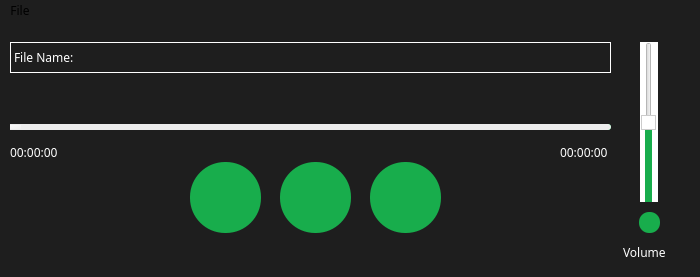
<?xml version="1.0" encoding="UTF-8"?>
<ui version="4.0">
 <class>MainWindow</class>
 <widget class="QMainWindow" name="MainWindow">
  <property name="geometry">
   <rect>
    <x>0</x>
    <y>0</y>
    <width>700</width>
    <height>277</height>
   </rect>
  </property>
  <property name="windowTitle">
   <string>MainWindow</string>
  </property>
  <property name="autoFillBackground">
   <bool>false</bool>
  </property>
  <property name="styleSheet">
   <string notr="true">background-color: rgb(30, 30, 30);</string>
  </property>
  <widget class="QWidget" name="centralwidget">
   <widget class="QLabel" name="label">
    <property name="geometry">
     <rect>
      <x>10</x>
      <y>20</y>
      <width>601</width>
      <height>31</height>
     </rect>
    </property>
    <property name="font">
     <font>
      <family>Copperplate Gothic Bold</family>
     </font>
    </property>
    <property name="styleSheet">
     <string notr="true">color:rgb(255,255,255);</string>
    </property>
    <property name="frameShape">
     <enum>QFrame::Box</enum>
    </property>
    <property name="text">
     <string>File Name:</string>
    </property>
   </widget>
   <widget class="QSlider" name="Seek">
    <property name="geometry">
     <rect>
      <x>10</x>
      <y>90</y>
      <width>601</width>
      <height>31</height>
     </rect>
    </property>
    <property name="styleSheet">
     <string notr="true">QSlider::groove:horizontal {
    background: #1ED760;  /* Set your desired background color for the groove */
    height: 6px;
    border-radius: 3px;
}

QSlider::handle:horizontal {
    background: qlineargradient(x1:0, y1:0, x2:1, y2:1, stop:0 #FFFFFF, stop:1 #EDEDED);  /* Set your desired background color for the handle */
    width: 15px;
    height: 15px;
    margin-left: -5px;
    margin-right: -5px;
    border-radius: 7.5px;
    border: 1px solid #EDEDED; /* Border color for a more defined look */
    box-shadow: 0 2px 5px rgba(0, 0, 0, 0.3); /* Shadow effect */
}

QSlider::add-page:horizontal {
    background: #EDEDED;  /* Set your desired background color for the increased volume part */
    border-radius: 3px;
}

QSlider::sub-page:horizontal {
    background: #1ED760;  /* Set the same background color as the groove for the rest of the slider */
    border-radius: 3px;
    margin-right: -1px;  /* Adjust the margin to ensure the transition between colors is smooth */
}
</string>
    </property>
    <property name="maximum">
     <number>100</number>
    </property>
    <property name="orientation">
     <enum>Qt::Horizontal</enum>
    </property>
   </widget>
   <widget class="QPushButton" name="pushButton_PlayPause">
    <property name="geometry">
     <rect>
      <x>280</x>
      <y>140</y>
      <width>71</width>
      <height>71</height>
     </rect>
    </property>
    <property name="styleSheet">
     <string notr="true">QPushButton
{
border-radius:35px;
color:rgb(255,255,255);
background-color: rgb(24, 173, 76);
padding:0px
}
QPushButton:Hover
{
background-color:rgb(44,193,96);
}</string>
    </property>
    <property name="text">
     <string/>
    </property>
   </widget>
   <widget class="QLabel" name="label_2">
    <property name="geometry">
     <rect>
      <x>10</x>
      <y>120</y>
      <width>63</width>
      <height>20</height>
     </rect>
    </property>
    <property name="font">
     <font>
      <family>Copperplate Gothic Bold</family>
     </font>
    </property>
    <property name="styleSheet">
     <string notr="true">color:rgb(255,255,255);</string>
    </property>
    <property name="text">
     <string>00:00:00</string>
    </property>
   </widget>
   <widget class="QLabel" name="label_3">
    <property name="geometry">
     <rect>
      <x>560</x>
      <y>120</y>
      <width>61</width>
      <height>20</height>
     </rect>
    </property>
    <property name="font">
     <font>
      <family>Copperplate Gothic Bold</family>
     </font>
    </property>
    <property name="styleSheet">
     <string notr="true">color:rgb(255,255,255);</string>
    </property>
    <property name="text">
     <string>00:00:00</string>
    </property>
   </widget>
   <widget class="QPushButton" name="pushButton_SeekBackward">
    <property name="geometry">
     <rect>
      <x>190</x>
      <y>140</y>
      <width>71</width>
      <height>71</height>
     </rect>
    </property>
    <property name="mouseTracking">
     <bool>true</bool>
    </property>
    <property name="styleSheet">
     <string notr="true">QPushButton
{
border-radius:35px;
color:rgb(255,255,255);
background-color: rgb(24, 173, 76);
padding:0px
}
QPushButton:Hover
{
background-color:rgb(44,193,96);
}</string>
    </property>
    <property name="text">
     <string/>
    </property>
   </widget>
   <widget class="QPushButton" name="pushButton_SeekForward">
    <property name="geometry">
     <rect>
      <x>370</x>
      <y>140</y>
      <width>71</width>
      <height>71</height>
     </rect>
    </property>
    <property name="styleSheet">
     <string notr="true">QPushButton
{
border-radius:35px;
color:rgb(255,255,255);
background-color: rgb(24, 173, 76);
padding:0px
}
QPushButton:Hover
{
background-color:rgb(44,193,96);
}</string>
    </property>
    <property name="text">
     <string/>
    </property>
   </widget>
   <widget class="QSlider" name="Volume">
    <property name="geometry">
     <rect>
      <x>640</x>
      <y>20</y>
      <width>18</width>
      <height>160</height>
     </rect>
    </property>
    <property name="styleSheet">
     <string notr="true">QSlider::vertical {
    background: white;  /* Set the overall background color to white */
    width: 0px;        /* Set the width of the slider */
}

QSlider::handle:vertical {
    background: white;  /* Set the handle color to white */
    border: 1px solid #ccc;
    width: 0px;        /* Set the width of the handle */
}

QSlider::add-page:vertical {
    background: rgb(24, 173, 76);  /* Set the color below the handle to the specified RGB color */
}
</string>
    </property>
    <property name="minimum">
     <number>0</number>
    </property>
    <property name="maximum">
     <number>100</number>
    </property>
    <property name="singleStep">
     <number>1</number>
    </property>
    <property name="pageStep">
     <number>10</number>
    </property>
    <property name="value">
     <number>50</number>
    </property>
    <property name="sliderPosition">
     <number>50</number>
    </property>
    <property name="orientation">
     <enum>Qt::Vertical</enum>
    </property>
   </widget>
   <widget class="QLabel" name="label_4">
    <property name="geometry">
     <rect>
      <x>623</x>
      <y>220</y>
      <width>61</width>
      <height>20</height>
     </rect>
    </property>
    <property name="font">
     <font>
      <family>Copperplate Gothic Bold</family>
     </font>
    </property>
    <property name="styleSheet">
     <string notr="true">color:rgb(255,255,255);</string>
    </property>
    <property name="text">
     <string>Volume</string>
    </property>
   </widget>
   <widget class="QPushButton" name="pushButton_Mute">
    <property name="geometry">
     <rect>
      <x>639</x>
      <y>190</y>
      <width>21</width>
      <height>21</height>
     </rect>
    </property>
    <property name="styleSheet">
     <string notr="true">QPushButton
{
border-radius:10px;
color:rgb(255,255,255);
background-color: rgb(24, 173, 76);
padding:0px
}
QPushButton:Hover
{
background-color:rgb(44,193,96);
}</string>
    </property>
    <property name="text">
     <string/>
    </property>
   </widget>
  </widget>
  <widget class="QMenuBar" name="menubar">
   <property name="geometry">
    <rect>
     <x>0</x>
     <y>0</y>
     <width>700</width>
     <height>19</height>
    </rect>
   </property>
   <property name="font">
    <font>
     <family>Copperplate Gothic Bold</family>
    </font>
   </property>
   <property name="autoFillBackground">
    <bool>false</bool>
   </property>
   <widget class="QMenu" name="menuFile">
    <property name="font">
     <font>
      <family>Copperplate Gothic Bold</family>
     </font>
    </property>
    <property name="title">
     <string>File</string>
    </property>
    <addaction name="actionOpen"/>
   </widget>
   <addaction name="menuFile"/>
  </widget>
  <action name="actionOpen">
   <property name="text">
    <string>Open</string>
   </property>
   <property name="font">
    <font>
     <family>Copperplate Gothic Bold</family>
    </font>
   </property>
  </action>
 </widget>
 <resources/>
 <connections/>
</ui>
